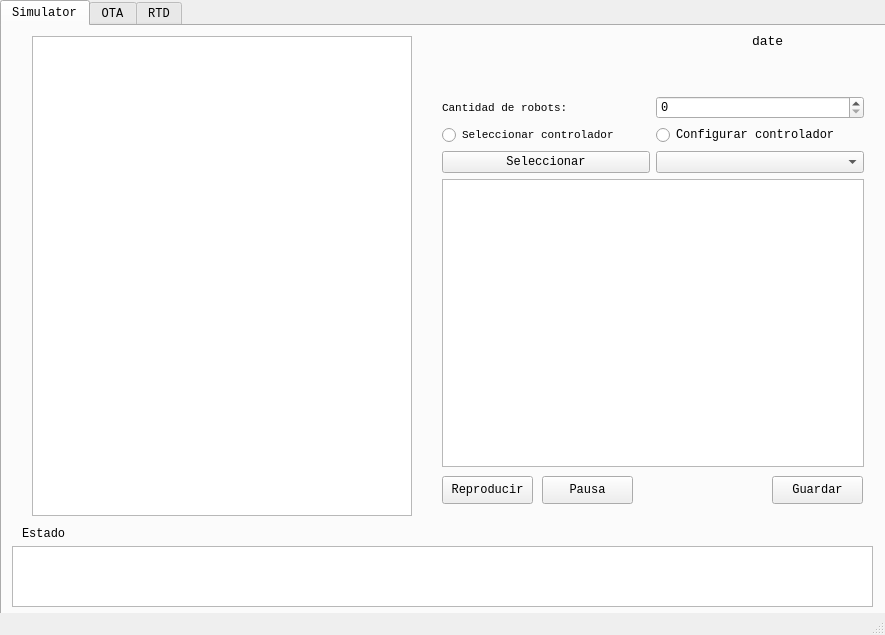
<?xml version="1.0" encoding="UTF-8"?>
<ui version="4.0">
 <class>MainWindow</class>
 <widget class="QMainWindow" name="MainWindow">
  <property name="geometry">
   <rect>
    <x>0</x>
    <y>0</y>
    <width>885</width>
    <height>635</height>
   </rect>
  </property>
  <property name="windowTitle">
   <string>Robotat GUI</string>
  </property>
  <property name="tabShape">
   <enum>QTabWidget::Rounded</enum>
  </property>
  <widget class="QWidget" name="main_window">
   <widget class="QTabWidget" name="gui_tabs">
    <property name="geometry">
     <rect>
      <x>0</x>
      <y>0</y>
      <width>891</width>
      <height>621</height>
     </rect>
    </property>
    <property name="font">
     <font>
      <family>Courier New</family>
     </font>
    </property>
    <property name="currentIndex">
     <number>0</number>
    </property>
    <property name="tabBarAutoHide">
     <bool>false</bool>
    </property>
    <widget class="QWidget" name="sim_tab">
     <attribute name="title">
      <string>Simulator</string>
     </attribute>
     <widget class="QGraphicsView" name="visualization_canvas">
      <property name="geometry">
       <rect>
        <x>30</x>
        <y>10</y>
        <width>380</width>
        <height>480</height>
       </rect>
      </property>
     </widget>
     <widget class="QTextBrowser" name="console">
      <property name="geometry">
       <rect>
        <x>10</x>
        <y>520</y>
        <width>861</width>
        <height>61</height>
       </rect>
      </property>
      <property name="font">
       <font>
        <family>Courier New</family>
       </font>
      </property>
     </widget>
     <widget class="QLabel" name="date_label">
      <property name="geometry">
       <rect>
        <x>750</x>
        <y>0</y>
        <width>101</width>
        <height>31</height>
       </rect>
      </property>
      <property name="font">
       <font>
        <family>Courier New</family>
        <pointsize>10</pointsize>
       </font>
      </property>
      <property name="mouseTracking">
       <bool>false</bool>
      </property>
      <property name="text">
       <string>date</string>
      </property>
     </widget>
     <widget class="QWidget" name="gridLayoutWidget">
      <property name="geometry">
       <rect>
        <x>440</x>
        <y>70</y>
        <width>422</width>
        <height>371</height>
       </rect>
      </property>
      <layout class="QGridLayout" name="gridLayout_3">
       <property name="horizontalSpacing">
        <number>6</number>
       </property>
       <item row="3" column="0" rowspan="2" colspan="2">
        <widget class="QTableView" name="tableView">
         <attribute name="horizontalHeaderCascadingSectionResizes">
          <bool>false</bool>
         </attribute>
        </widget>
       </item>
       <item row="1" column="1">
        <widget class="QRadioButton" name="config_btn_radio">
         <property name="font">
          <font>
           <family>Courier New</family>
          </font>
         </property>
         <property name="text">
          <string>Configurar controlador</string>
         </property>
        </widget>
       </item>
       <item row="2" column="0">
        <widget class="QPushButton" name="sel_ctrl_btn">
         <property name="font">
          <font>
           <family>Courier New</family>
          </font>
         </property>
         <property name="text">
          <string>Seleccionar</string>
         </property>
        </widget>
       </item>
       <item row="2" column="1">
        <widget class="QComboBox" name="config_ctrl_box">
         <property name="font">
          <font>
           <family>Courier New</family>
          </font>
         </property>
        </widget>
       </item>
       <item row="1" column="0">
        <widget class="QRadioButton" name="choose_ctrl_radio">
         <property name="font">
          <font>
           <family>Courier New</family>
           <pointsize>8</pointsize>
          </font>
         </property>
         <property name="text">
          <string>Seleccionar controlador</string>
         </property>
        </widget>
       </item>
       <item row="0" column="0">
        <widget class="QLabel" name="robot_quant_label">
         <property name="font">
          <font>
           <family>Courier New</family>
           <pointsize>8</pointsize>
          </font>
         </property>
         <property name="text">
          <string>Cantidad de robots:</string>
         </property>
        </widget>
       </item>
       <item row="0" column="1">
        <widget class="QSpinBox" name="no_robots_spin"/>
       </item>
      </layout>
     </widget>
     <widget class="QLabel" name="status_label">
      <property name="geometry">
       <rect>
        <x>20</x>
        <y>500</y>
        <width>55</width>
        <height>16</height>
       </rect>
      </property>
      <property name="font">
       <font>
        <family>Courier New</family>
       </font>
      </property>
      <property name="text">
       <string>Estado</string>
      </property>
     </widget>
     <widget class="QPushButton" name="sim_play_btn">
      <property name="geometry">
       <rect>
        <x>440</x>
        <y>450</y>
        <width>91</width>
        <height>28</height>
       </rect>
      </property>
      <property name="text">
       <string>Reproducir</string>
      </property>
     </widget>
     <widget class="QPushButton" name="sim_pause_btn">
      <property name="geometry">
       <rect>
        <x>540</x>
        <y>450</y>
        <width>91</width>
        <height>28</height>
       </rect>
      </property>
      <property name="text">
       <string>Pausa</string>
      </property>
     </widget>
     <widget class="QPushButton" name="sim_save_btn">
      <property name="geometry">
       <rect>
        <x>770</x>
        <y>450</y>
        <width>91</width>
        <height>28</height>
       </rect>
      </property>
      <property name="text">
       <string>Guardar</string>
      </property>
     </widget>
    </widget>
    <widget class="QWidget" name="ota_tab">
     <attribute name="title">
      <string>OTA</string>
     </attribute>
     <widget class="QTextBrowser" name="console_2">
      <property name="geometry">
       <rect>
        <x>10</x>
        <y>520</y>
        <width>861</width>
        <height>61</height>
       </rect>
      </property>
     </widget>
     <widget class="QLabel" name="status_label_2">
      <property name="geometry">
       <rect>
        <x>20</x>
        <y>500</y>
        <width>55</width>
        <height>16</height>
       </rect>
      </property>
      <property name="font">
       <font>
        <family>Courier New</family>
       </font>
      </property>
      <property name="text">
       <string>Estado</string>
      </property>
     </widget>
     <widget class="QLabel" name="date_label_2">
      <property name="geometry">
       <rect>
        <x>760</x>
        <y>10</y>
        <width>101</width>
        <height>31</height>
       </rect>
      </property>
      <property name="font">
       <font>
        <family>Courier New</family>
        <pointsize>10</pointsize>
       </font>
      </property>
      <property name="mouseTracking">
       <bool>false</bool>
      </property>
      <property name="text">
       <string>date</string>
      </property>
     </widget>
    </widget>
    <widget class="QWidget" name="rtd_tab">
     <attribute name="title">
      <string>RTD</string>
     </attribute>
     <widget class="QTextBrowser" name="console_3">
      <property name="geometry">
       <rect>
        <x>10</x>
        <y>520</y>
        <width>861</width>
        <height>61</height>
       </rect>
      </property>
     </widget>
     <widget class="QGraphicsView" name="visualization_canvas_2">
      <property name="geometry">
       <rect>
        <x>30</x>
        <y>10</y>
        <width>380</width>
        <height>480</height>
       </rect>
      </property>
     </widget>
     <widget class="QLabel" name="status_label_3">
      <property name="geometry">
       <rect>
        <x>20</x>
        <y>500</y>
        <width>55</width>
        <height>16</height>
       </rect>
      </property>
      <property name="font">
       <font>
        <family>Courier New</family>
       </font>
      </property>
      <property name="text">
       <string>Estado</string>
      </property>
     </widget>
     <widget class="QLabel" name="date_label_3">
      <property name="geometry">
       <rect>
        <x>750</x>
        <y>20</y>
        <width>101</width>
        <height>31</height>
       </rect>
      </property>
      <property name="font">
       <font>
        <family>Courier New</family>
        <pointsize>10</pointsize>
       </font>
      </property>
      <property name="mouseTracking">
       <bool>false</bool>
      </property>
      <property name="text">
       <string>date</string>
      </property>
     </widget>
     <widget class="QWidget" name="gridLayoutWidget_2">
      <property name="geometry">
       <rect>
        <x>450</x>
        <y>60</y>
        <width>387</width>
        <height>241</height>
       </rect>
      </property>
      <layout class="QGridLayout" name="gridLayout">
       <item row="5" column="0">
        <widget class="QLabel" name="start_data_trans_rtd_label">
         <property name="text">
          <string>Comenzar captura de datos</string>
         </property>
        </widget>
       </item>
       <item row="1" column="1">
        <widget class="QCheckBox" name="pose_checkBox">
         <property name="text">
          <string>Pose</string>
         </property>
        </widget>
       </item>
       <item row="5" column="1">
        <widget class="QPushButton" name="data_capture_btn">
         <property name="text">
          <string>Iniciar</string>
         </property>
        </widget>
       </item>
       <item row="6" column="0">
        <widget class="QLabel" name="rtd_label_trvisualize">
         <property name="text">
          <string>Visualizar pose en tiempo real</string>
         </property>
        </widget>
       </item>
       <item row="0" column="0">
        <widget class="QLabel" name="rtd_connection_label">
         <property name="text">
          <string>Establecer conexión Robotat</string>
         </property>
        </widget>
       </item>
       <item row="4" column="1">
        <spacer name="verticalSpacer">
         <property name="orientation">
          <enum>Qt::Vertical</enum>
         </property>
         <property name="sizeType">
          <enum>QSizePolicy::Preferred</enum>
         </property>
         <property name="sizeHint" stdset="0">
          <size>
           <width>20</width>
           <height>40</height>
          </size>
         </property>
        </spacer>
       </item>
       <item row="0" column="1">
        <widget class="QPushButton" name="pushButton">
         <property name="text">
          <string>Conectar</string>
         </property>
        </widget>
       </item>
       <item row="2" column="1">
        <widget class="QCheckBox" name="battery_status_checkbox">
         <property name="text">
          <string>Estado batería</string>
         </property>
        </widget>
       </item>
       <item row="6" column="1">
        <widget class="QPushButton" name="rtvisualization_btn">
         <property name="text">
          <string>Iniciar</string>
         </property>
        </widget>
       </item>
       <item row="1" column="0">
        <widget class="QLabel" name="rtd_data_label">
         <property name="text">
          <string>Capturar datos</string>
         </property>
        </widget>
       </item>
       <item row="3" column="1">
        <widget class="QCheckBox" name="checkBox_3">
         <property name="text">
          <string>CheckBox</string>
         </property>
        </widget>
       </item>
      </layout>
     </widget>
     <widget class="QPushButton" name="save_rtd_data_btn">
      <property name="geometry">
       <rect>
        <x>580</x>
        <y>480</y>
        <width>141</width>
        <height>28</height>
       </rect>
      </property>
      <property name="text">
       <string>Generar reporte</string>
      </property>
     </widget>
     <widget class="QLabel" name="label">
      <property name="geometry">
       <rect>
        <x>450</x>
        <y>310</y>
        <width>271</width>
        <height>16</height>
       </rect>
      </property>
      <property name="text">
       <string>Estado actual de lo Pololu 3Pi+</string>
      </property>
     </widget>
     <widget class="QWidget" name="gridLayoutWidget_3">
      <property name="geometry">
       <rect>
        <x>450</x>
        <y>330</y>
        <width>400</width>
        <height>141</height>
       </rect>
      </property>
      <layout class="QGridLayout" name="gridLayout_2">
       <item row="0" column="1">
        <widget class="QLabel" name="label_6">
         <property name="text">
          <string>IP</string>
         </property>
        </widget>
       </item>
       <item row="1" column="0">
        <widget class="QLabel" name="label_2">
         <property name="text">
          <string>TextLabel</string>
         </property>
        </widget>
       </item>
       <item row="0" column="2">
        <widget class="QLabel" name="label_8">
         <property name="text">
          <string>Batería</string>
         </property>
        </widget>
       </item>
       <item row="0" column="0">
        <widget class="QLabel" name="label_4">
         <property name="text">
          <string>ID</string>
         </property>
        </widget>
       </item>
       <item row="0" column="3">
        <widget class="QLabel" name="label_9">
         <property name="text">
          <string>Velocidad (r,l)</string>
         </property>
        </widget>
       </item>
       <item row="1" column="3">
        <widget class="QLabel" name="label_10">
         <property name="text">
          <string>TextLabel</string>
         </property>
        </widget>
       </item>
       <item row="1" column="1">
        <widget class="QLabel" name="label_5">
         <property name="text">
          <string>TextLabel</string>
         </property>
        </widget>
       </item>
       <item row="1" column="2">
        <widget class="QProgressBar" name="progressBar">
         <property name="value">
          <number>24</number>
         </property>
        </widget>
       </item>
       <item row="2" column="0">
        <widget class="QLabel" name="label_3">
         <property name="text">
          <string>TextLabel</string>
         </property>
        </widget>
       </item>
       <item row="3" column="0">
        <widget class="QLabel" name="label_7">
         <property name="text">
          <string>TextLabel</string>
         </property>
        </widget>
       </item>
      </layout>
     </widget>
    </widget>
   </widget>
  </widget>
  <widget class="QStatusBar" name="statusbar"/>
 </widget>
 <resources/>
 <connections/>
</ui>
